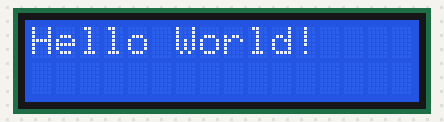
The sketch below on a simulated Arduino Uno, built with avr-gcc and run on an emulated ATmega328P. On the bench: 16×2 character LCD.

Above: at 0.1 s.
At 1.1 s:
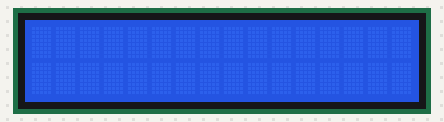

The sketch:

HelloWorld.ino
```cpp
// Eeshan Londhe
// Simple Hello World program written with a LCD display that I wired up to my Arduino Uno

#include <LiquidCrystal.h>

// Globals:
LiquidCrystal lcd(12, 11, 5, 4 ,3, 2);

void setup() {
  lcd.begin(16,2);

}

// Flashes "Hello World!" on the LCD display
void loop() {
  lcd.clear();
  lcd.print("Hello World!\0");
  delay(1000);
  lcd.clear();
  delay(1000);
}
```

Measured:
- what the display in image 1 shows lasts 1.0 s, from 1.1 s to 2.1 s
